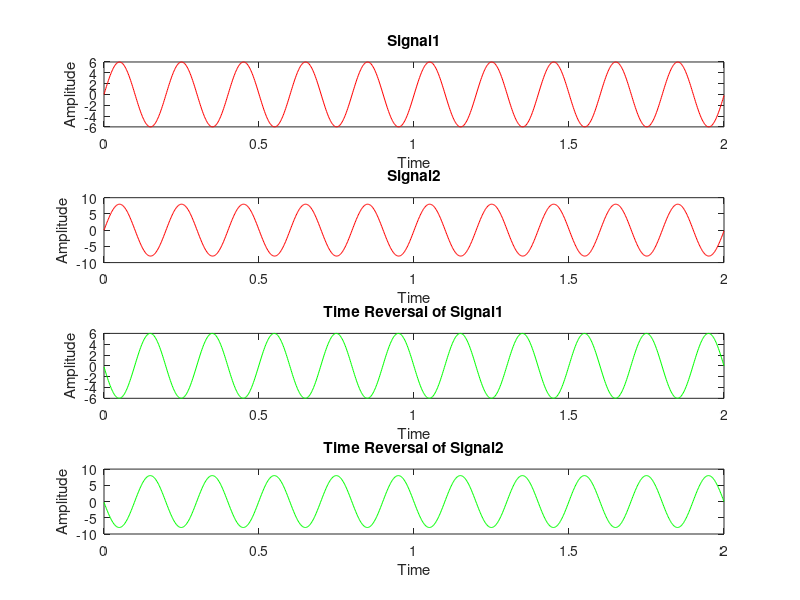

The MATLAB source for this figure:
clc;
clear all;
clf;

t=0:.002:2;
pi=3.14;

X1=6*sin(2*pi*5*t);
X2=8*sin(2*pi*5*t);

subplot(4,1,1);
plot(t,X1,'r');
title('Signal1');
xlabel('Time');
ylabel('Amplitude');

subplot(4,1,2);
plot(t,X2,'r');
title('Signal2');
xlabel('Time');
ylabel('Amplitude');

X3=fliplr(X1);
subplot(4,1,3);
plot(t,X3,'g');
title('Time Reversal of Signal1');
xlabel('Time');
ylabel('Amplitude');

X4=fliplr(X2);
subplot(4,1,4);
plot(t,X4,'g');
title('Time Reversal of Signal2');
xlabel('Time');
ylabel('Amplitude');
